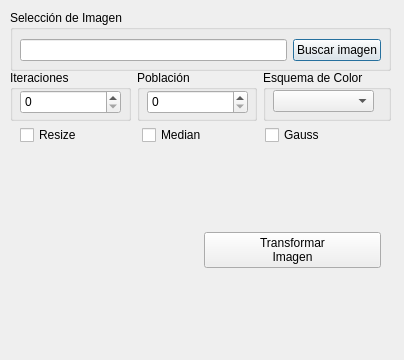
<?xml version="1.0" encoding="UTF-8"?>
<ui version="4.0">
 <class>properties_Dialog</class>
 <widget class="QDialog" name="properties_Dialog">
  <property name="geometry">
   <rect>
    <x>0</x>
    <y>0</y>
    <width>404</width>
    <height>360</height>
   </rect>
  </property>
  <property name="windowTitle">
   <string>Dialog</string>
  </property>
  <widget class="QGroupBox" name="imageSelection_Box">
   <property name="geometry">
    <rect>
     <x>10</x>
     <y>10</y>
     <width>381</width>
     <height>61</height>
    </rect>
   </property>
   <property name="title">
    <string>Selección de Imagen</string>
   </property>
   <widget class="QWidget" name="horizontalLayoutWidget">
    <property name="geometry">
     <rect>
      <x>10</x>
      <y>20</y>
      <width>361</width>
      <height>41</height>
     </rect>
    </property>
    <layout class="QHBoxLayout" name="horizontalLayout">
     <item>
      <widget class="QLineEdit" name="imagePath_textInput"/>
     </item>
     <item>
      <widget class="QPushButton" name="imageSearch_Button">
       <property name="text">
        <string>Buscar imagen</string>
       </property>
      </widget>
     </item>
    </layout>
   </widget>
  </widget>
  <widget class="QWidget" name="horizontalLayoutWidget_2">
   <property name="geometry">
    <rect>
     <x>20</x>
     <y>150</y>
     <width>361</width>
     <height>201</height>
    </rect>
   </property>
   <layout class="QHBoxLayout" name="horizontalLayout_2">
    <item>
     <widget class="QLabel" name="imagePreview_View">
      <property name="text">
       <string/>
      </property>
      <property name="scaledContents">
       <bool>true</bool>
      </property>
     </widget>
    </item>
    <item>
     <widget class="QPushButton" name="generate_Button">
      <property name="text">
       <string>Transformar 
Imagen</string>
      </property>
     </widget>
    </item>
   </layout>
  </widget>
  <widget class="QWidget" name="horizontalLayoutWidget_3">
   <property name="geometry">
    <rect>
     <x>10</x>
     <y>70</y>
     <width>381</width>
     <height>51</height>
    </rect>
   </property>
   <layout class="QHBoxLayout" name="horizontalLayout_3">
    <item>
     <widget class="QGroupBox" name="iteration_Box">
      <property name="title">
       <string>Iteraciones</string>
      </property>
      <widget class="QSpinBox" name="iteration_spinBox">
       <property name="geometry">
        <rect>
         <x>10</x>
         <y>20</y>
         <width>101</width>
         <height>24</height>
        </rect>
       </property>
       <property name="maximum">
        <number>50</number>
       </property>
      </widget>
     </widget>
    </item>
    <item>
     <widget class="QGroupBox" name="population_Box">
      <property name="title">
       <string>Población</string>
      </property>
      <widget class="QSpinBox" name="population_spinBox">
       <property name="geometry">
        <rect>
         <x>10</x>
         <y>20</y>
         <width>101</width>
         <height>24</height>
        </rect>
       </property>
       <property name="maximum">
        <number>250</number>
       </property>
      </widget>
     </widget>
    </item>
    <item>
     <widget class="QGroupBox" name="gama_box">
      <property name="title">
       <string>Esquema de Color</string>
      </property>
      <widget class="QComboBox" name="gama_combobox">
       <property name="geometry">
        <rect>
         <x>10</x>
         <y>20</y>
         <width>101</width>
         <height>22</height>
        </rect>
       </property>
      </widget>
     </widget>
    </item>
   </layout>
  </widget>
  <widget class="QWidget" name="horizontalLayoutWidget_4">
   <property name="geometry">
    <rect>
     <x>20</x>
     <y>120</y>
     <width>361</width>
     <height>31</height>
    </rect>
   </property>
   <layout class="QHBoxLayout" name="horizontalLayout_4">
    <item>
     <widget class="QCheckBox" name="resize_checkb">
      <property name="text">
       <string>Resize</string>
      </property>
     </widget>
    </item>
    <item>
     <widget class="QCheckBox" name="median_checkb">
      <property name="text">
       <string>Median</string>
      </property>
     </widget>
    </item>
    <item>
     <widget class="QCheckBox" name="gauss_checkb">
      <property name="text">
       <string>Gauss</string>
      </property>
     </widget>
    </item>
   </layout>
  </widget>
 </widget>
 <resources/>
 <connections/>
</ui>
